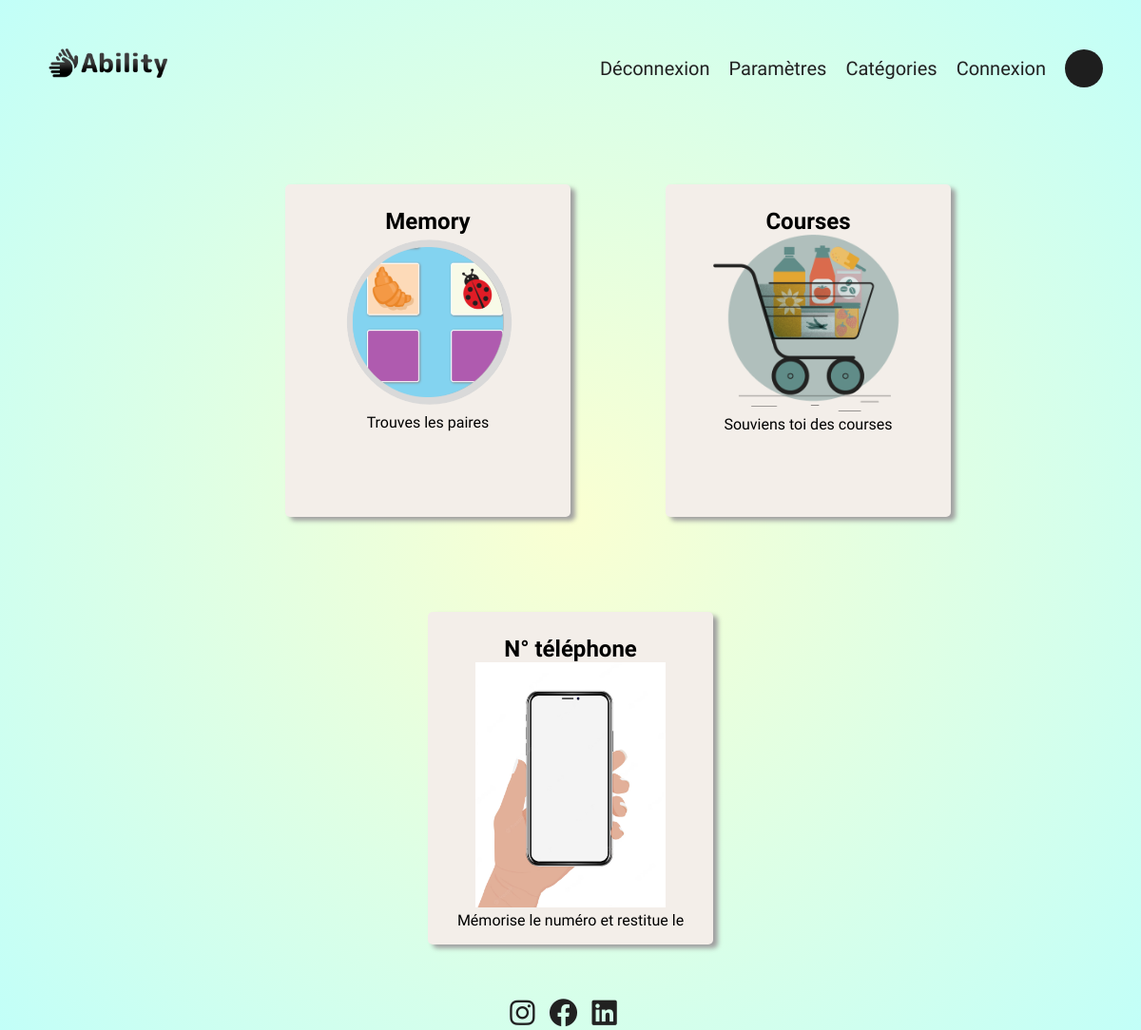
Screenshot of /index.php?action=categoriser&id=6 with the database file from the repository.
### tables this page shows
CREATE TABLE IF NOT EXISTS `jeu` (
  `id_jeu` int NOT NULL AUTO_INCREMENT,
  `nom_jeu` varchar(50) NOT NULL,
  `consigne` text NOT NULL,
  `image` varchar(50) DEFAULT NULL,
  `code` varchar(255) DEFAULT NULL,
  PRIMARY KEY (`id_jeu`)
);

### controller/CategorieController.php (called while the page is built, shortened)
<?php
class CategorieController {
    public function categoriser($id){
        $pdo = Connect::seConnecter();
        $requeteCategoriser = $pdo->prepare("
        SELECT categorie.id_categorie, categorie.nom_categorie, j.id_jeu, j.nom_jeu, j.consigne, j.image FROM jeu j
        JOIN categoriser c ON c.id_jeu = j.id_jeu
        JOIN categorie ON categorie.id_categorie = c.id_categorie
        WHERE categorie.id_categorie = :id
        ");
        $requeteCategoriser->execute(["id" => $id]);
        require ("view/Categorie/viewDetailCategorie.php");
    }
}
?>

### view/Categorie/viewDetailCategorie.php (the view, shortened to what this page needs)
<?php
$categorie = $requeteCategoriser->fetchAll();
?>
<section class="categorie">
    <div class="landingPage">
        <?php
    foreach($categorie as $jeu){
    ?>
        <div class="gameCard">
    <?php
        echo "<h2>". $jeu["nom_jeu"] ."</h2>";
        if($jeu["image"] === NULL){
            echo "<img src='public/img/defaut.png' width='200'>";
        } else {
            echo "<img src=". $jeu["image"] ." width='200'>";
        }
            echo "<p>". $jeu["consigne"] ."</p>";
        ?>
        </div>
        <?php
    }
    ?>
        </div>
    </section>
<?php
require "view/template.php";
?>

### public/css/style.css (style rules this page uses)
* { font-family: "M PLUS Rounded 1c"; margin: 0; }
body { min-height: 100vh; position: relative; margin: 0; background-repeat: no-repeat; background-attachment: fixed; background: rgb(250,255,210); background: radial-gradient(circle, rgba(250,255,210,1) 0%, rgba(194,255,248,1) 100%); }
:root { --dark-font-color: #212121; --submit-button: #3DC5E2; --font-submit-button: #FFFFFF; --superAdmin-button: #DB5050; --solution: #a3a3a3; --background-gamespace: #f3eee9; --hover: #636363; --input: #ffffff; --button: #cfe3f7; }
.landingPage { display: flex; flex-direction: row; flex-wrap: wrap; justify-content: center; align-items: left; }
.gameCard { width: 250px; height: 300px; margin: 50px; border-radius: 5px; background-color: var(--background-gamespace); margin-bottom: 50px; text-align: center; padding: 25px; box-shadow: 5px 4px 5px rgb(160, 160, 160); transition: 0.7s; }
.categorie { max-width: 100%; justify-content: center; display: flex; flex-direction: row; }

### rows the page displays
jeu: nom_jeu "Memory", image (picture), consigne "Trouves les paires"
jeu: nom_jeu "Courses", image (picture), consigne "Souviens toi des courses"
jeu: nom_jeu "N° téléphone", image (picture), consigne "Mémorise le numéro et restitue le"
